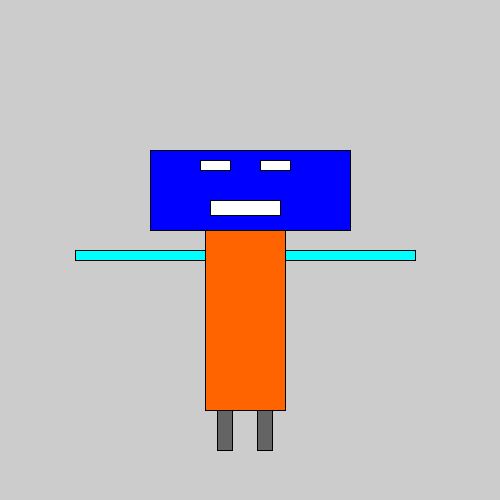
Frame 1 (no input)
Frame 60 (the mouse pressed at the canvas centre just before this capture): identical to frame 1, image omitted
Frame 120 (the mouse held since frame 60 and released just before this capture): identical to frame 1, image omitted

The Processing sketch that drew this single still picture (run headless with seeded random() and noise(); from frame 60 on, the mouse is pressed at the canvas centre):

// Processing sketch: RobotSketch
// ── RobotSketch.pde
PFont f;                           // STEP 1 Declare PFont variable

void setup() {
  size(500,500);
  
}

void draw() {
  fill(0, 0, 255);
  rect(150, 150, 200, 80);
  
  fill(255, 100, 0);
  rect(205, 230, 80, 180);
  
  for (int i = 0; i<2; i++){
    fill(0, 255, 255);
    rect(75 + 210 * i, 250, 130, 10);
    
    fill(100,100,100);
    rect(217 + 40 * i, 410, 15, 40);
    
    fill(255,255,255);
    rect(200 + 60 * i, 160, 30, 10);
  }
  fill(255,255,255);
  rect(210, 200, 70, 15);
}
